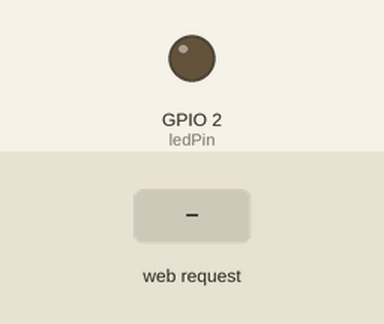
A sketch run on a simulated ESP32. On the bench: output pins drawn as LEDs (lit = HIGH). The inputs (shaded band) are chosen by the test bench. Storage starts empty; what the sketch prints to the serial monitor is not drawn.

Above: at 1.2 s.
1.3 s: HTTP request GET /ledOn?duration=1 received
At 2.1 s:
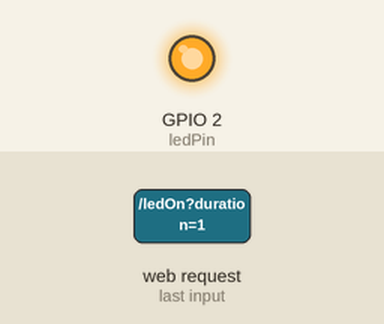
3.8 s: HTTP request GET /ledOn?duration=120 received
At 4.4 s:
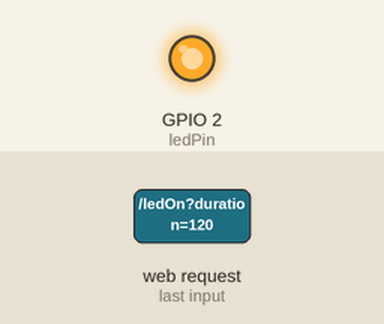
Timing chart, 0 to 6.8 s (numbered marks = the images above; inputs shaded):
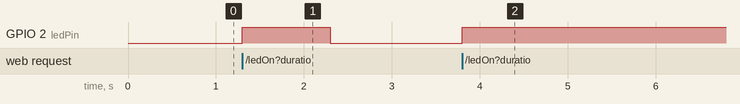

Measured:
- after the input at 1.3 s, GPIO 2 (ledPin): LOW → HIGH at once, → LOW 1.0 s later
- after the input at 3.8 s, GPIO 2 (ledPin): LOW → HIGH at once

The sketch:

demo.ino
```cpp
#include <WiFi.h>
#include <WebServer.h>
#include <LittleFS.h>
// 美化控制介面, 新增功能：調整 LED 開啟時間

const char* ssid = "ESP32-LED-AP";
const char* password = "557799";

WebServer server(80);
const int ledPin = 2;

void listFiles() {
  Serial.println("LittleFS 檔案列表：");
  File root = LittleFS.open("/");
  File file = root.openNextFile();
  while (file) {
    Serial.println(file.name());
    file = root.openNextFile();
  }
}

void setup() {
  Serial.begin(115200);
  pinMode(ledPin, OUTPUT);

  WiFi.softAP(ssid, password);
  Serial.println("AP Started");
  Serial.println(WiFi.softAPIP());

  if (!LittleFS.begin()) {
    Serial.println("LittleFS 初始化失敗");
    return;
  }

  listFiles();

  server.on("/", HTTP_GET, []() {
    File file = LittleFS.open("/index.html", "r");
    if (!file) {
      server.send(500, "text/plain; charset=utf-8", "Not found index.html");
      return;
    }
    server.streamFile(file, "text/html; charset=utf-8");
    file.close();
  });

  server.serveStatic("/style.css", LittleFS, "/style.css");

  server.on("/ledOn", []() {
    if (server.hasArg("duration")) {
      int duration = server.arg("duration").toInt();
      digitalWrite(ledPin, HIGH);
      Serial.println("LED ON");
      server.send(200, "text/html", "<h3>LED Turn On</h3><a href='/'>GO BACK</a>");
      delay(duration * 1000);
      digitalWrite(ledPin, LOW);
      Serial.println("LED OFF");
    } else {
      server.send(400, "text/html", "<h3>Missing duration parameter</h3><a href='/'>GO BACK</a>");
    }
  });

  server.on("/ledOff", []() {
    digitalWrite(ledPin, LOW);
    server.send(200, "text/html", "<h3>LED Turn Off</h3><a href='/'>GO BACK</a>");
  });

  server.begin();
}

void loop() {
  server.handleClient();
}
```
